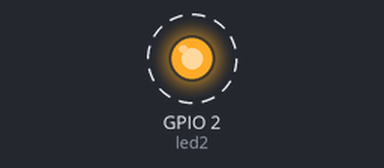
Recording of a program running on a simulated ESP8266 board running MicroPython. Parts: output pins drawn as LEDs (lit = HIGH, except the on-board LED, lit = LOW). Dashed ring = blinking.

Above: at 0.2 s.
Timing chart, 0 to 3.0 s (numbered marks = the images above):
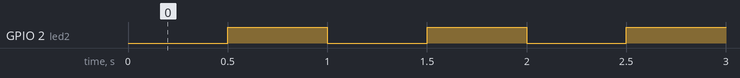

Measured:
- by itself, GPIO 2 (led2): alternates HIGH for 0.50 s and LOW for 0.50 s

The program:

blinkDemo.py
```python
import machine
#dir(machine)   #shows what options are available
led2 = machine.Pin(2, machine.Pin.OUT)
led2.on()
led2.off()

from time import sleep
while True:
    led2.off()
    sleep(0.5)
    led2.on()
    sleep(0.5)
```
